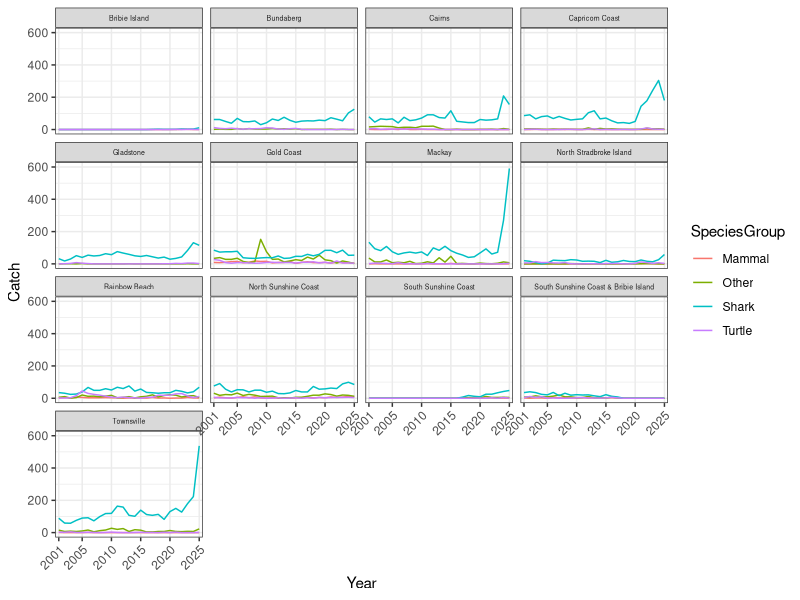
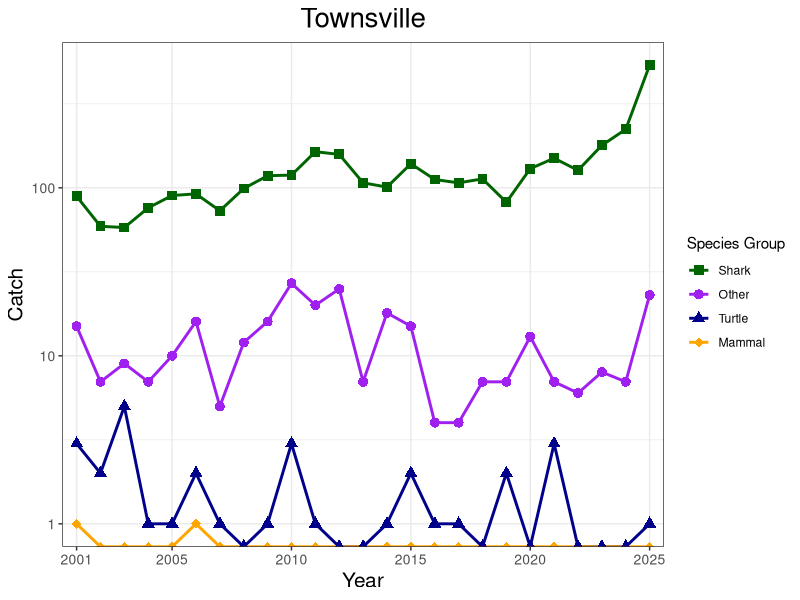
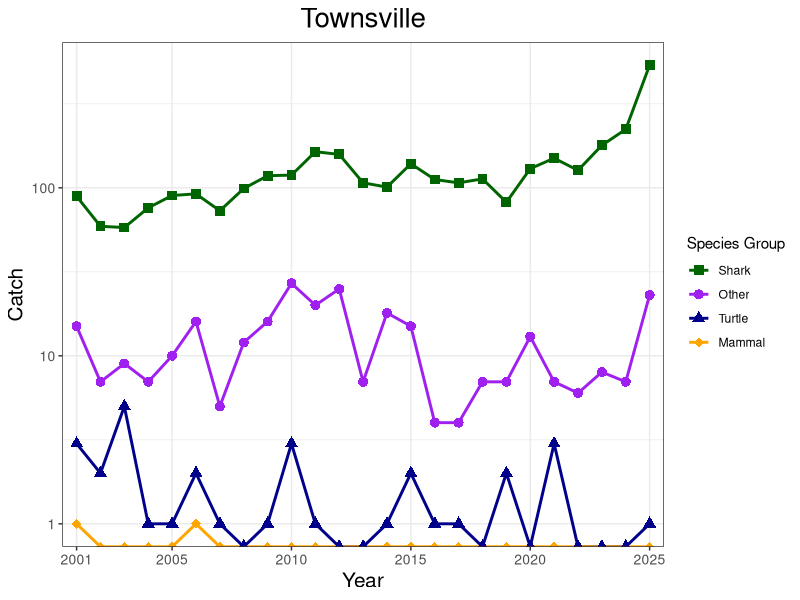

Write R code to recreate these figures, in order.
## ---- chunk 1
knitr::opts_chunk$set(echo = TRUE)
## ---- chunk 2
library(tidyverse)
## ---- chunk 3
data <- read.csv("../data/QFISH_data_v2.csv", header = T)
data[data == ""] <- 0 

head(data)
## ---- chunk 4
data1 <- data[c(-1,-2,-28),c(-13,-26,-40,-54,-55)]

head(data1)
## ---- chunk 5
clean_data <- data1 %>% pivot_longer(cols = 2:50, names_to = c("SpeciesGroup","Location"), values_to = "Catch", names_pattern = "(.+)_(.+)", values_drop_na = T) 

clean_data$Catch <- as.numeric(as.character(clean_data$Catch))

head(clean_data)
## ---- chunk 6
 variable_labs <- c("Bribie.Island" = "Bribie Island", 
                    "Capricorn.Coast" = "Capricorn Coast",
                    "Cairns" = "Cairns",
                    "Gold.Coast" = "Gold Coast",
                    "Mackay" = "Mackay",
                    "Nth.Stradbroke.Is." = "North Stradbroke Island",
                    "Rainbow.Beach" = "Rainbow Beach",
                    "Sunshine.Coast.North" = "North Sunshine Coast", 
                    "Sunshine.Coast.South" = "South Sunshine Coast",
                    "Sunshine.Coast.South...Bribie.Island" = "South Sunshine Coast & Bribie Island",
"Townsville" = "Townsville",
"Bundaberg" = "Bundaberg",
"Gladstone" = "Gladstone") #Change the location names from periods to normal text

clean_data %>% ggplot() +
  theme_bw() +
  facet_wrap(. ~ Location, labeller = as_labeller(variable_labs)) +
  geom_line(mapping = aes(x = Year,y = Catch, group = SpeciesGroup, color = SpeciesGroup)) +
  scale_y_continuous(limits = c(0, 600)) + 
  scale_x_discrete(breaks = c(2001,2005,2010,2015,2020,2025)) +
   theme(axis.text.x = element_text(angle = 45, hjust = 1),
          strip.text = element_text(size = 5))
## ---- chunk 7
townsville_data <- clean_data %>% filter(Location == "Townsville") #Take only the data from Townsville

 townsville_data$SpeciesGroup <- factor(townsville_data$SpeciesGroup, levels = c("Shark","Other","Turtle","Mammal")) #Reorder the species group so the legend is in an intuitive order

plot2 <- townsville_data %>% ggplot() +
  theme_bw() +
    geom_line(mapping = aes(x = Year,y = Catch, group = SpeciesGroup, color = SpeciesGroup), size = 1) +
   geom_point(mapping = aes(x = Year,y = Catch, group = SpeciesGroup, color = SpeciesGroup, shape = SpeciesGroup), size = 3) +
  scale_y_log10() + #use a log scale because a normal scale does not show the difference between turtle and mammal
  scale_x_discrete(breaks = c(2001,2005,2010,2015,2020,2025)) +
  labs(title = "Townsville", color = "Species Group", shape = "Species Group") +
   theme(axis.text.x = element_text(angle = 0, hjust = 0.5, size = 10),
         axis.text.y = element_text(size = 10),
         axis.title = element_text(size = 15),
          strip.text = element_text(size = 5),
         plot.title = element_text(hjust = 0.5, size = 20)) +
   scale_color_manual(values=c("darkgreen", "purple", "darkblue","orange")) +
  scale_shape_manual(values = c(15:19))
  

plot2
## ---- chunk 8
ggsave("../output/Catch_plot.png")
